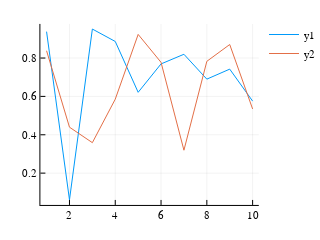

Notebook source saved alongside this figure:
### Code cell
x=1:10; y=rand(10,2);
plot(x,y,size=(200,200))

### Figure 1 — Plotly figure (JSON) as saved in the notebook; plotly's stock layout.template omitted (floating-point values rounded to 4 significant figures)
{"data": [{"colorbar": {"title": ""}, "hoverinfo": "text", "legendgroup": "y1", "line": {"color": "rgba(0, 154, 250, 1.000)", "dash": "solid", "shape": "linear", "width": 1}, "mode": "lines", "name": "y1", "showlegend": true, "text": [null, null, null, null, null, null, null, null, null, null], "type": "scatter", "x": [1, 2, 3, 4, 5, 6, 7, 8, 9, 10], "xaxis": "x1", "y": [0.9376, 0.06077, 0.9511, 0.8864, 0.6213, 0.7694, 0.8196, 0.69, 0.7422, 0.5754], "yaxis": "y1", "zmax": null, "zmin": null}, {"colorbar": {"title": ""}, "hoverinfo": "text", "legendgroup": "y2", "line": {"color": "rgba(227, 111, 71, 1.000)", "dash": "solid", "shape": "linear", "width": 1}, "mode": "lines", "name": "y2", "showlegend": true, "text": [null, null, null, null, null, null, null, null, null, null], "type": "scatter", "x": [1, 2, 3, 4, 5, 6, 7, 8, 9, 10], "xaxis": "x1", "y": [0.838, 0.4395, 0.3588, 0.5855, 0.9231, 0.7777, 0.3195, 0.7829, 0.8705, 0.5345], "yaxis": "y1", "zmax": null, "zmin": null}], "layout": {"annotations": [], "height": 200, "legend": {"bgcolor": "rgba(255, 255, 255, 1.000)", "bordercolor": "rgba(0, 0, 0, 1.000)", "font": {"color": "rgba(0, 0, 0, 1.000)", "family": "sans-serif", "size": 11}, "tracegroupgap": 0, "x": 1, "y": 1}, "margin": {"b": 20, "l": 0, "r": 0, "t": 20}, "paper_bgcolor": "rgba(255, 255, 255, 1.000)", "plot_bgcolor": "rgba(255, 255, 255, 1.000)", "showlegend": true, "width": 200, "xaxis": {"anchor": "y1", "domain": [0.153, 0.9803], "gridcolor": "rgba(0, 0, 0, 0.100)", "gridwidth": 0.5, "linecolor": "rgba(0, 0, 0, 1.000)", "mirror": false, "range": [0.73, 10.27], "showgrid": true, "showline": true, "showticklabels": true, "tickangle": 0, "tickcolor": "rgb(0, 0, 0)", "tickfont": {"color": "rgba(0, 0, 0, 1.000)", "family": "sans-serif", "size": 11}, "tickmode": "array", "ticks": "inside", "ticktext": ["2", "4", "6", "8", "10"], "tickvals": [2, 4, 6, 8, 10], "title": "", "titlefont": {"color": "rgba(0, 0, 0, 1.000)", "family": "sans-serif", "size": 15}, "type": "-", "visible": true, "zeroline": false, "zerolinecolor": "rgba(0, 0, 0, 1.000)"}, "yaxis": {"anchor": "x1", "domain": [0.07524, 0.9803], "gridcolor": "rgba(0, 0, 0, 0.100)", "gridwidth": 0.5, "linecolor": "rgba(0, 0, 0, 1.000)", "mirror": false, "range": [0.03406, 0.9778], "showgrid": true, "showline": true, "showticklabels": true, "tickangle": 0, "tickcolor": "rgb(0, 0, 0)", "tickfont": {"color": "rgba(0, 0, 0, 1.000)", "family": "sans-serif", "size": 11}, "tickmode": "array", "ticks": "inside", "ticktext": ["0.2", "0.4", "0.6", "0.8"], "tickvals": [0.2, 0.4, 0.6, 0.8], "title": "", "titlefont": {"color": "rgba(0, 0, 0, 1.000)", "family": "sans-serif", "size": 15}, "type": "-", "visible": true, "zeroline": false, "zerolinecolor": "rgba(0, 0, 0, 1.000)"}}}
